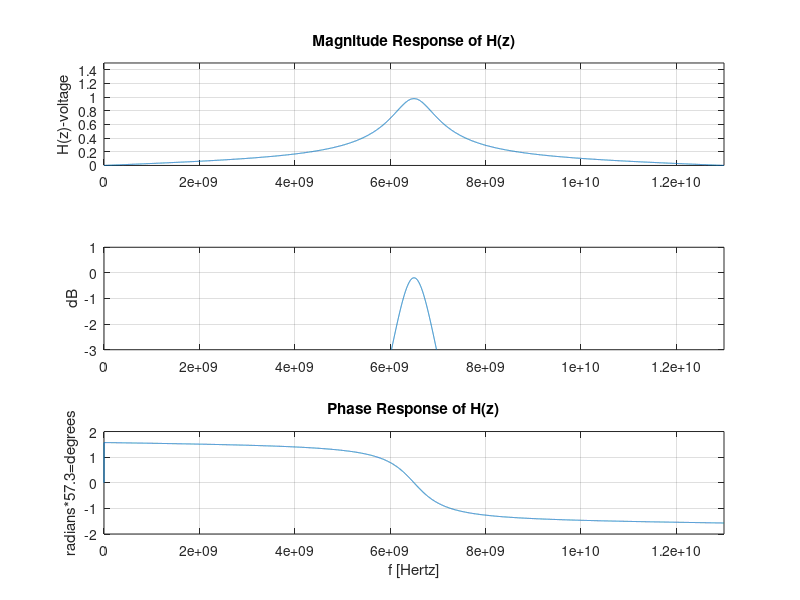
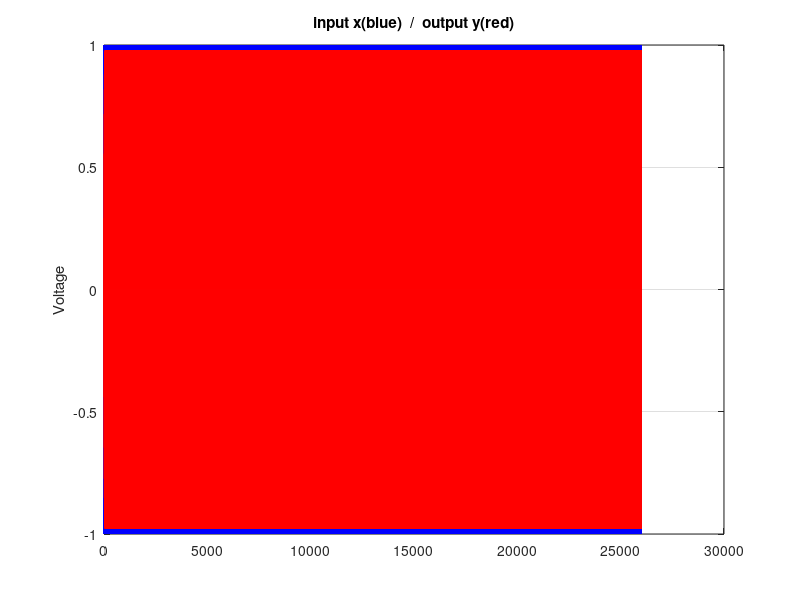
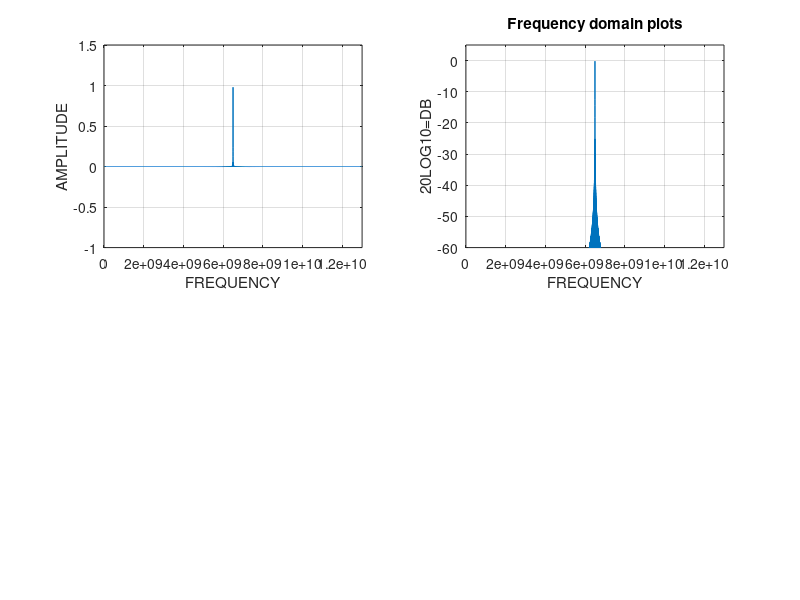

The MATLAB source for these figures, in order:
%Run from editor Debug(F5)
%This M file constructs a two pole two zero bandpass filter using the Z Transform 
%transfer function and analyzes the characteristics of the filter such as frequency response and
%phase using the Matlab filter function with input vector x
%to get output y=filter(b,a,x).Frequency domain plots are also provided to
%analyze the bandpass filter.
%The z transform is just basically a transformation from a linear continuous system to
%a sampled system.
%The center frequency and 3dB bandwidth(fBW) of the BPF filter can be set to 
%<100Hz to >1GHz by appropriate setting of the sampling frequency(fs) and
%center frequency(fcent) and by use of the following formula(BW=(1-a)/sqrt(a)) where
%BW=2*pi*fcent/fs and (a) is the imaginary pole magnitudes. To get 0dB of attenuation
%at the center frequency(fcent),the poles must be at an angle of 2*pi*fcent/fs=pi/2.
%This corresponds to +/-j on the unit circle in the z domain. The symbolic math
%processor in Matlab is used with the "solve" function to determine the
%value as shown typed in the command window "solve('2*(1-a)/sqrt(a)=BW')".
%The purpose of constructing this M file was instigated by the following facts.
%I have some knowledge of Laplace transforms and the s plane. Someone mentioned 
%using z transforms and I said "What is a z transform, that sounds complicated?".
%So I am trying to understand what it's all about. Anyway, that's why.
%I have added references at the end of the program that I have found
%helpful and hopefully playing with the program will give you a better
%understanding of the theory. Always remember to set your axis settings on
%plot routines. The following describes the BPF. 
%Bandpass filter 2 poles 2 zeros
%H(z)=(z+1)*(z-1)/(z+jp)*(z-jp)=(z^2-1)/(z^2-(p^2)
%zeros at +/-1
%pole at +j/-j
%
%                                pi/2
%                      Z plane   !+j(imag axis)
%                                x
%                     fs/2       !
%2 poles,2 zeros   (-1)0---------!---------(+1)real axis
%                      pi        !
%                                x
%                                !-j
%
%
%==================================================
%Design example
%==================================================
clear
fcent=6500e6;%center frequency of bandpass filter
fBW=1000e6;%3dB bandwidth
fs=26e9;%sampling frequency(set ~4 times fcent)
%f/fs=.5,set f=.5*fs
f=[0:1e6:13e9];%keep interval steps high for lower 
%computer processing time
Fn=fs/2;%nyquist frequency-used in fft plots
w=2*pi*f/fs;%set so w=pi or 3.14
z=exp(w*j);%z definition
BW=2*pi*fBW/fs;
%solve('2*(1-a)/sqrt(a)=BW')%-solving for a gives a=.8862
%One could also use the symbolic math processor and construct a graph to
%solve for (a).
%type in command window the following:
%syms BW a
%BW=(2*(1-a)/sqrt(a))
%ezplot(BW),axis([0 1 0 1]),ylabel('BW'),grid on
a=.8862;
p=(j^2*a^2);%multiply (j*a)*(-j*a)
gain=.105;%set gain for unity(1) by observing plots 
Hz=gain*(z+1).*(z-1)./(z.^2-(p));%z transform(transfer function)
%===================================================
%Magnitude and phase plots
%===================================================
figure(1)
subplot(3,1,1), plot(f,abs(Hz))
axis([0 13e9 0 1.5]);
grid on
title('Magnitude Response of H(z)')
ylabel('H(z)-voltage')

subplot(3,1,2);
Hz(Hz==0)=10^(-8);%avoid log(0)
plot(f,20*log10(abs(Hz)));
grid on
ylabel('dB')
axis([0 13e9 -3 1]);%set -3 to -60 to zoom out

subplot(3,1,3), plot(f,angle(Hz))
grid on
title('Phase Response of H(z)')
ylabel('radians*57.3=degrees')%one radian=57.3 degrees
xlabel('f [Hertz]')
axis([0 13e9 -2 2]);


fcent=6500e6;%carrier frequency(Hz),notice no loss at 6500e6
%Try 6000e6 and 7000e6 to check for -3dB loss.
T=1/1e6;%sets span of y filter output plot
%x=A1*(cos(2*pi*fc*t)+phi)(cosine wave)
twopi_fc_t=(1:fs*T)*2*pi*fcent/fs; 
A1=1;
phi=0;
x = A1 * cos(twopi_fc_t + phi);

%You could also use a square wave or an impulse signal instead of a cosine
%wave.
%===============================================
%a and b filter coefficients
%===============================================
%To get the a and b coefficients, expand the numerator and denominator.
%a=(z+p)*(z-p)=z^2-(p^2)=[1 0 -(p)]
a=[1 0 .7855];%(1 0 p)
b=[.105 0 -.105];%gain times [1 0 -1)
% ===============================================
%Output y = filter(b,a,x)
% ===============================================
y = filter(b,a,x);
%Plot input x and output y
%Observe amplitude and phase shift of y compared to x. Will need
%much lower center frequency bandpass filter(say 1000Hz) and span to see phase shift.
%Magnitude and phase shift at fc shown in command window.
figure(2);
plot(x,'b-'); hold on;
plot(y,'r-');
grid on
title('input x(blue)  /  output y(red)')
ylabel('Voltage')
hold off;

%Magnitude and phase at fcent
w=2*pi*fcent/fs;
z=exp(w*j);
Hz=gain*(z+1).*(z-1)./(z.^2-(p));
magfcent=abs(Hz)
phaseradfcent=angle(Hz)
%===================================================
%Frequency domain plots
%====================================================
%Lets take a look at y output on a spectrum analyzer. This fft code is
%somewhat complex but comes from the mathworks. Works great as it shows
%one what they would actually see using a spectrum analyzer.

NFFY=2.^(ceil(log(length(y))/log(2)));
FFTY=fft(y,NFFY);%pad with zeros
NumUniquePts=ceil((NFFY+1)/2); 
FFTY=FFTY(1:NumUniquePts);
MY=abs(FFTY);
MY=MY*2;
MY(1)=MY(1)/2;
MY(length(MY))=MY(length(MY))/2;
MY=MY/length(y);
f1=(0:NumUniquePts-1)*2*Fn/NFFY;

figure(3)
subplot(2,2,1); plot(f1,MY);xlabel('FREQUENCY');ylabel('AMPLITUDE');
axis([0 13e9 -1 1.5]);%zoom in/out
grid on;
subplot(2,2,2); plot(f1,10*log10(abs(MY).^2));xlabel('FREQUENCY');ylabel('20LOG10=DB');
axis([0 13e9 -60 5]);
grid on;
title('Frequency domain plots')
%observe that the carrier frequency(fcent) is at 1 or 0 dB on the plots as one would
%expect.

%References
%http://www.eas.asu.edu/~midle/jdsp/jdsp.html
%This site is one of the best. Log on and use the pole-zero demo and the
%filter demo.

%http://www.ece.uvic.ca/~peter/
%A good site for communication and filter theory and m files.
